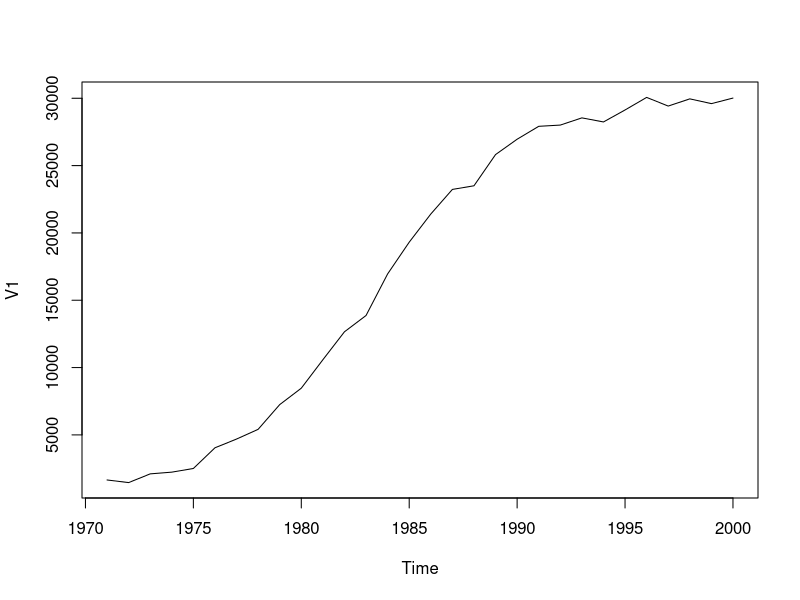
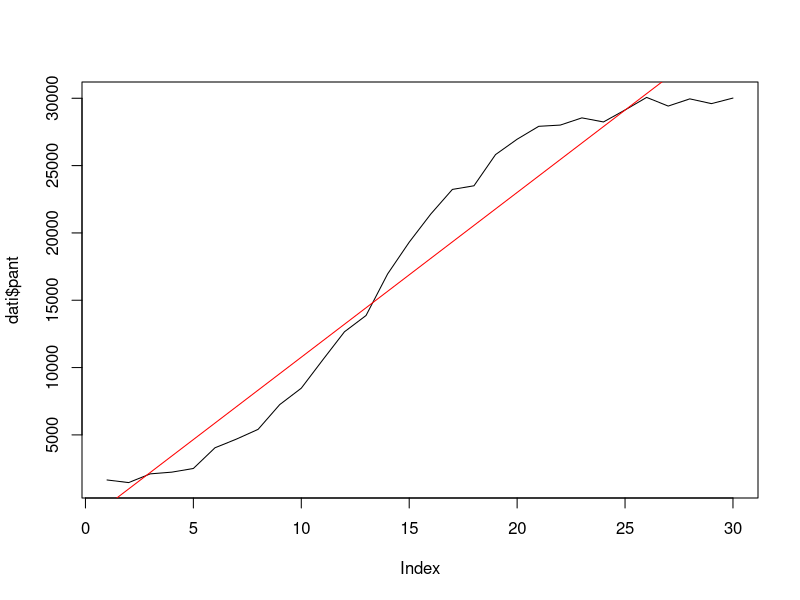
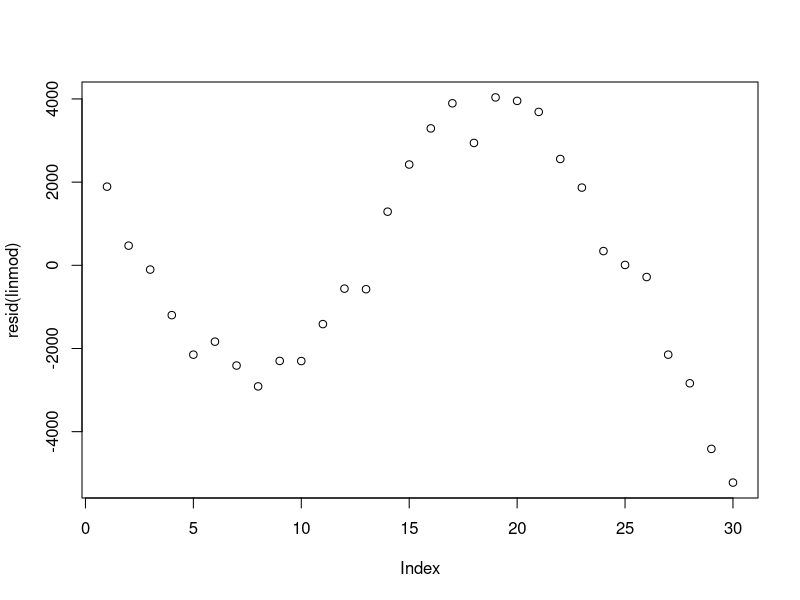

These figures' R source, in order: (Note: this script raises an error after producing the figures.)
################################################################################
#               Laboratorio Serie Storiche Economiche
#                          Giulio Fantuzzi
#
#ABOUT DATA: Fit di curve deterministiche (su esempio pantaloni sportivi)
#            Nel libro dicono dal 1971 a frequenza annuale
################################################################################

pant <- read.table("data/fig.2_18.dat", h=F)
plot(ts(pant, start=1971))
#NB: guardando il grafico sembrerebbe appropriato usare o curva logistica o gompertz

#-------------------------------------------------------------------------------
#Però prima provo a stimare un trend lineare per vedere quanto il modello farebbe schifo
pant <- pant[,1] #riduco la tabella ad un semplice vettore
ttrend <- 1:length(pant)
#Creo un dataframe con dati vendite e ttrend
dati <- data.frame(pant=pant, ttrend=ttrend)
linmod<- lm(pant~ttrend, dati)
plot(dati$pant, type="l")
abline(linmod, col="red")
#Plottiamo anche i residui
plot(resid(linmod))#--->andamento sistematico, quindi è evidente che il modello non va!
#-------------------------------------------------------------------------------

#Appurato che il modello lineare non va, provo con le funzioni non lineari:
#-------------------------------------------------------------------------------
#1) CURVA ESPONENZIALE, criterio dei minimi quadrati non lineari (NLS)
expmod <- nls(pant ~ I(a*exp(b*ttrend)), dati,
              start=list(a=1, b=0), trace=TRUE) 
#NB: start è la initial guess per a e b
#NB: trace significa che mi printa i risultati ad ogni iterazione
#Se compilo sta roba mi da un "errore"--->ciò significa che il modello exp non va bene!!!
#-------------------------------------------------------------------------------

#-------------------------------------------------------------------------------
#2) CURVA LOGISTICA
#(i)
logismod <- nls(pant ~ I(a/(1+b*exp(-k*ttrend))), dati,
                start=list(a=2000, b=12, k=0.3), trace=TRUE)
#anche qui tengo traccia di ogni iterazione dell'algoritmo. Output del tipo:
# somma dei minimi quadrati  -  vettore parametri(a,b,k)
#NOTA: per visualizzare meglio tutto posso usare la solita funzione summary(modello)
#NB: in sto caso ci sta 8 iterazioni
# Plottiamo
plot(ts(pant, start=1971))
lines(ts(fitted(logismod), start=1971), col="red", lty=2)
#Sembra andare tutto bene!

#(ii)
# Proviamo a costruire il modello a partire da starting values peggiori:
logismod <- nls(pant ~ I(a/(1+b*exp(-k*ttrend))), dati,
                start=list(a=10000, b=10, k=0.5), trace=TRUE)
#Anche qui bene, ci ha messi 9 iterazioni

#(iii)
# "really bad" starting values:
logismod <- nls(pant ~ I(a/(1+b*exp(-k*ttrend))), dati,
                start=list(a=5000, b=1, k=0.5), trace=TRUE)
# In questo caso dà un errore, perchè la initial guess è troppo brutta
#-------------------------------------------------------------------------------

#-------------------------------------------------------------------------------
#3) CURVA DI GOMPERTZ
gompmod <- nls(pant ~ I(a*exp(-b*exp(-k*ttrend))), dati,
               start=list(a=35000, b=1, k=0.5), trace=TRUE)
#Questo era il modo "pre-cotto" che ci dà R
#NB: dà errore, quindi posso dedurre che la curva di gompertz non va bene
#-------------------------------------------------------------------------------





#############################COSA FACOLTATIVA###################################
#Tutte queste sono le funzioni già pronte di R...come funziona tutto ciò a livello interno?
#Ora non vedremo l'algoritmo, ma implementeremo la funzione di costo per i vari modelli
#criterio dei MQO (con cui minimizzeremo la funzione): write "sum of squares" function

#1) LOGISTICA A MANO

mylogis <- function(parms, y, ttrend) {
    a <- parms[1]
    b <- parms[2]
    k <- parms[3]
    yhat <- a/(1+b*exp(-k*ttrend)) #calcolo le y stimate
    uhat <- y - yhat #residui
    return(sum(uhat^2)) #restituisco la somma dei quadrati dei residui
}
# Valori di partenza ragionevoli: un metodo del gradiente trova la soluzione
# reasonable starting values, Nelder-Mead
optim(par=c(30000, 4, 0.5),
      fn=mylogis, #la funzione che abbiamo definito prima
      y=pant, #la var risposta
      ttrend=ttrend)

# Valori di partenza mal scelti: l'ottimizzazione vincolata aiuta
## bad starting values, box constraints
optim(par=c(5000, 0, 0.5),
      fn=mylogis,
      method="L-BFGS-B",  #l'algoritmo con cui la funzione verrà ottimizzata
      lower=c(5000, 0, 0), #costraints che metto sulla base di mie valutazioni sensate
      upper=c(100000, 100, 10),
      y=pant, 
      ttrend=ttrend)

#2) GOMPERTZ A MANO
mygomp <- function(parms, y, ttrend) {
    a <- parms[1]
    b <- parms[2]  
    k <- parms[2]
    yhat <- a*exp(-b*exp(-k*ttrend))
    uhat <- y - yhat
    return(sum(uhat^2))
}

myopt <- optim(par=c(35000, 1, 0.5),
               fn=mygomp,
               method="L-BFGS-B", #l'algoritmo con cui la funzione verrà ottimizzata
               lower=c(25000, 0, 0),
               upper=c(50000, 100, 10),
               y=pant, 
               ttrend=ttrend)
#myopt sarà un oggetto con varie info
## fitted values:
mypar <- myopt$par
my.yhat <- mypar[1]*exp(-mypar[2]*exp(-mypar[3]*ttrend))

plot(pant, type="l")
lines(my.yhat, col="darkgreen", lty=2)
#Nota: vediamo anche graficamente che la curva di Gompertz non è un buon modello!
#      lo potevamo già dedurre dall'errore della funzione nls!



#3) ESPONENZIALE A MANO
mymexp <- function(parms, y, ttrend) {
    b0 <- parms[1]
    b1 <- parms[2]  
    b2 <- parms[2]
    yhat <- b0 + b1*exp(b2*ttrend)
    uhat <- y - yhat
    return(sum(uhat^2))
}

myopt <- optim(par=c(5000, 0, 0.5),
               fn=mymexp,
               method="L-BFGS-B",
               lower=c(5000, -Inf, -100),
               upper=c(35000, 0, 100),
               y=pant, ttrend=ttrend)

## converges! To what??
## fitted values:
mypar <- myopt$par
my.yhat <- mypar[1] + mypar[2]*exp(mypar[3]*ttrend)

plot(pant, type="l")
lines(my.yhat, col="green3", lty=2)



#3) LINEARE A MANO
## Proviamo ad applicare il criterio dei MQ al modello lineare
## (esiste una soluzione ottimale in forma chiusa, OLS, ma
## vediamo se la ritroviamo)

## numerical estimate of linear OLS:

## least squares function
mylin <- function(parms, y, ttrend) {
    b0 <- parms[1]
    b1 <- parms[2]  
    yhat <- b0 + b1*ttrend
    uhat <- y - yhat
    return(sum(uhat^2))
}

myopt <- optim(par=c(0, 0),
               fn=mylin,
               y=pant, ttrend=ttrend)

## fitted values:
my.yhat.l <- myopt$par[1] + myopt$par[2]*ttrend

plot(pant, type="l")
lines(my.yhat.l, col="green3", lty=2)

## OLS fit (closed-form solution)
abline(lm(pant~ttrend), col="purple", lty=3)

## compare parameters:
myopt$par
coef(lm(pant~ttrend))

##################################
